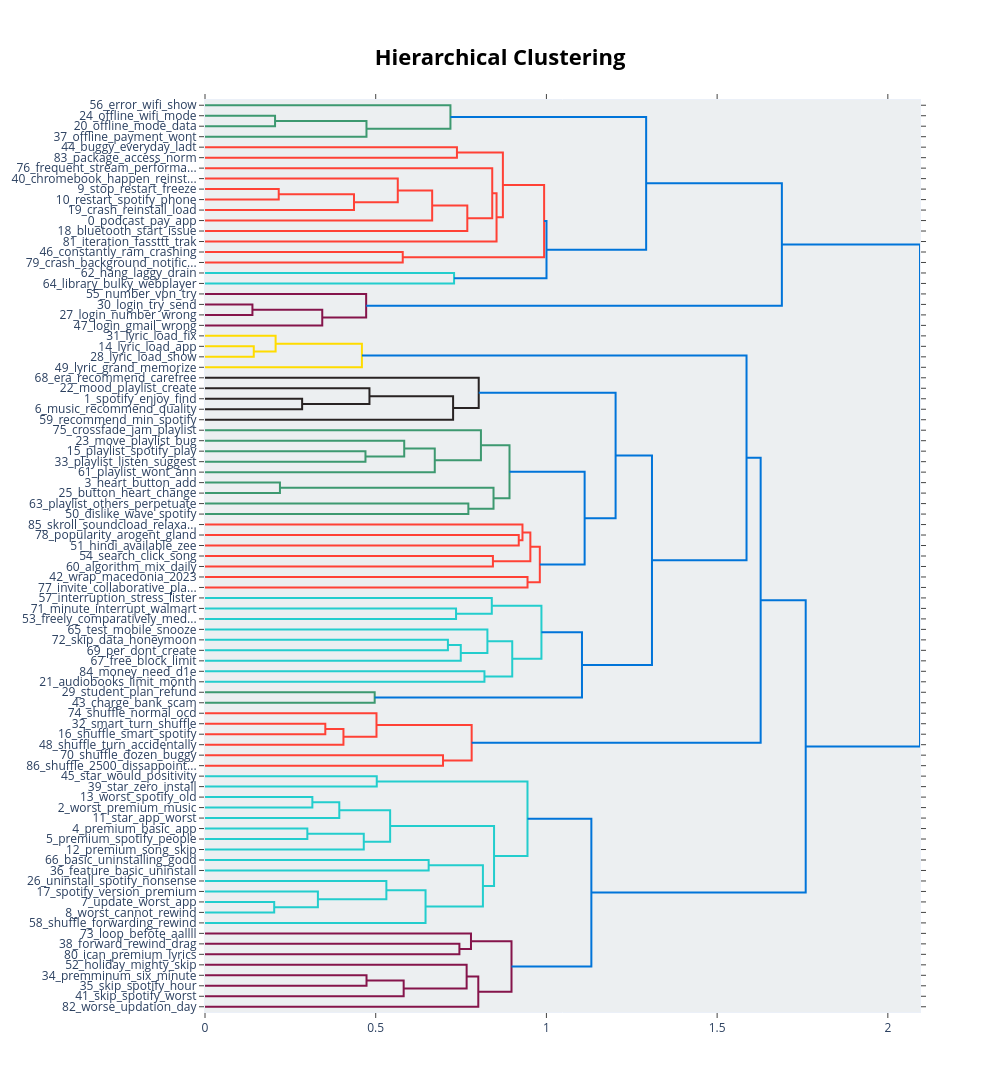

This figure's notebook cell:
### Code cell
# Hierarchical visualization to show the relationship between topics
topic_model.visualize_hierarchy()

### Figure 1 — Plotly figure (JSON) as saved in the notebook; plotly's stock layout.template omitted (floating-point values rounded to 4 significant figures)
{"data": [{"hoverinfo": "text", "marker": {"color": "rgb(61,153,112)"}, "mode": "lines", "type": "scatter", "x": [0, 0.2052, 0.2052, 0], "xaxis": "x", "y": [-15, -15, -25, -25], "yaxis": "y"}, {"hoverinfo": "text", "marker": {"color": "rgb(61,153,112)"}, "mode": "lines", "type": "scatter", "x": [0.2052, 0.473, 0.473, 0], "xaxis": "x", "y": [-20, -20, -35, -35], "yaxis": "y"}, {"hoverinfo": "text", "marker": {"color": "rgb(61,153,112)"}, "mode": "lines", "type": "scatter", "x": [0, 0.7189, 0.7189, 0.473], "xaxis": "x", "y": [-5, -5, -27.5, -27.5], "yaxis": "y"}, {"hoverinfo": "text", "marker": {"color": "rgb(255,65,54)"}, "mode": "lines", "type": "scatter", "x": [0, 0.7379, 0.7379, 0], "xaxis": "x", "y": [-45, -45, -55, -55], "yaxis": "y"}, {"hoverinfo": "text", "marker": {"color": "rgb(255,65,54)"}, "mode": "lines", "type": "scatter", "x": [0, 0.2159, 0.2159, 0], "xaxis": "x", "y": [-85, -85, -95, -95], "yaxis": "y"}, {"hoverinfo": "text", "marker": {"color": "rgb(255,65,54)"}, "mode": "lines", "type": "scatter", "x": [0.2159, 0.4364, 0.4364, 0], "xaxis": "x", "y": [-90, -90, -105, -105], "yaxis": "y"}, {"hoverinfo": "text", "marker": {"color": "rgb(255,65,54)"}, "mode": "lines", "type": "scatter", "x": [0, 0.5646, 0.5646, 0.4364], "xaxis": "x", "y": [-75, -75, -97.5, -97.5], "yaxis": "y"}, {"hoverinfo": "text", "marker": {"color": "rgb(255,65,54)"}, "mode": "lines", "type": "scatter", "x": [0.5646, 0.6654, 0.6654, 0], "xaxis": "x", "y": [-86.25, -86.25, -115, -115], "yaxis": "y"}, {"hoverinfo": "text", "marker": {"color": "rgb(255,65,54)"}, "mode": "lines", "type": "scatter", "x": [0.6654, 0.7683, 0.7683, 0], "xaxis": "x", "y": [-100.6, -100.6, -125, -125], "yaxis": "y"}, {"hoverinfo": "text", "marker": {"color": "rgb(255,65,54)"}, "mode": "lines", "type": "scatter", "x": [0, 0.8413, 0.8413, 0.7683], "xaxis": "x", "y": [-65, -65, -112.8, -112.8], "yaxis": "y"}, {"hoverinfo": "text", "marker": {"color": "rgb(255,65,54)"}, "mode": "lines", "type": "scatter", "x": [0.8413, 0.8539, 0.8539, 0], "xaxis": "x", "y": [-88.91, -88.91, -135, -135], "yaxis": "y"}, {"hoverinfo": "text", "marker": {"color": "rgb(255,65,54)"}, "mode": "lines", "type": "scatter", "x": [0.7379, 0.8725, 0.8725, 0.8539], "xaxis": "x", "y": [-50, -50, -112.0, -112.0], "yaxis": "y"}, {"hoverinfo": "text", "marker": {"color": "rgb(255,65,54)"}, "mode": "lines", "type": "scatter", "x": [0, 0.5792, 0.5792, 0], "xaxis": "x", "y": [-145, -145, -155, -155], "yaxis": "y"}, {"hoverinfo": "text", "marker": {"color": "rgb(255,65,54)"}, "mode": "lines", "type": "scatter", "x": [0.8725, 0.9933, 0.9933, 0.5792], "xaxis": "x", "y": [-80.98, -80.98, -150, -150], "yaxis": "y"}, {"hoverinfo": "text", "marker": {"color": "rgb(35,205,205)"}, "mode": "lines", "type": "scatter", "x": [0, 0.7295, 0.7295, 0], "xaxis": "x", "y": [-165, -165, -175, -175], "yaxis": "y"}, {"hoverinfo": "text", "marker": {"color": "rgb(0,116,217)"}, "mode": "lines", "type": "scatter", "x": [0.9933, 1.0, 1.0, 0.7295], "xaxis": "x", "y": [-115.5, -115.5, -170, -170], "yaxis": "y"}, {"hoverinfo": "text", "marker": {"color": "rgb(0,116,217)"}, "mode": "lines", "type": "scatter", "x": [0.7189, 1.292, 1.292, 1.0], "xaxis": "x", "y": [-16.25, -16.25, -142.7, -142.7], "yaxis": "y"}, {"hoverinfo": "text", "marker": {"color": "rgb(133,20,75)"}, "mode": "lines", "type": "scatter", "x": [0, 0.1389, 0.1389, 0], "xaxis": "x", "y": [-195, -195, -205, -205], "yaxis": "y"}, {"hoverinfo": "text", "marker": {"color": "rgb(133,20,75)"}, "mode": "lines", "type": "scatter", "x": [0.1389, 0.3434, 0.3434, 0], "xaxis": "x", "y": [-200, -200, -215, -215], "yaxis": "y"}, {"hoverinfo": "text", "marker": {"color": "rgb(133,20,75)"}, "mode": "lines", "type": "scatter", "x": [0, 0.472, 0.472, 0.3434], "xaxis": "x", "y": [-185, -185, -207.5, -207.5], "yaxis": "y"}, {"hoverinfo": "text", "marker": {"color": "rgb(0,116,217)"}, "mode": "lines", "type": "scatter", "x": [1.292, 1.69, 1.69, 0.472], "xaxis": "x", "y": [-79.5, -79.5, -196.2, -196.2], "yaxis": "y"}, {"hoverinfo": "text", "marker": {"color": "rgb(255,220,0)"}, "mode": "lines", "type": "scatter", "x": [0, 0.1429, 0.1429, 0], "xaxis": "x", "y": [-235, -235, -245, -245], "yaxis": "y"}, {"hoverinfo": "text", "marker": {"color": "rgb(255,220,0)"}, "mode": "lines", "type": "scatter", "x": [0, 0.2068, 0.2068, 0.1429], "xaxis": "x", "y": [-225, -225, -240, -240], "yaxis": "y"}, {"hoverinfo": "text", "marker": {"color": "rgb(255,220,0)"}, "mode": "lines", "type": "scatter", "x": [0.2068, 0.4596, 0.4596, 0], "xaxis": "x", "y": [-232.5, -232.5, -255, -255], "yaxis": "y"}, {"hoverinfo": "text", "marker": {"color": "rgb(40,35,35)"}, "mode": "lines", "type": "scatter", "x": [0, 0.2845, 0.2845, 0], "xaxis": "x", "y": [-285, -285, -295, -295], "yaxis": "y"}, {"hoverinfo": "text", "marker": {"color": "rgb(40,35,35)"}, "mode": "lines", "type": "scatter", "x": [0, 0.4817, 0.4817, 0.2845], "xaxis": "x", "y": [-275, -275, -290, -290], "yaxis": "y"}, {"hoverinfo": "text", "marker": {"color": "rgb(40,35,35)"}, "mode": "lines", "type": "scatter", "x": [0.4817, 0.7267, 0.7267, 0], "xaxis": "x", "y": [-282.5, -282.5, -305, -305], "yaxis": "y"}, {"hoverinfo": "text", "marker": {"color": "rgb(40,35,35)"}, "mode": "lines", "type": "scatter", "x": [0, 0.8017, 0.8017, 0.7267], "xaxis": "x", "y": [-265, -265, -293.8, -293.8], "yaxis": "y"}, {"hoverinfo": "text", "marker": {"color": "rgb(61,153,112)"}, "mode": "lines", "type": "scatter", "x": [0, 0.47, 0.47, 0], "xaxis": "x", "y": [-335, -335, -345, -345], "yaxis": "y"}, {"hoverinfo": "text", "marker": {"color": "rgb(61,153,112)"}, "mode": "lines", "type": "scatter", "x": [0, 0.5835, 0.5835, 0.47], "xaxis": "x", "y": [-325, -325, -340, -340], "yaxis": "y"}, {"hoverinfo": "text", "marker": {"color": "rgb(61,153,112)"}, "mode": "lines", "type": "scatter", "x": [0.5835, 0.673, 0.673, 0], "xaxis": "x", "y": [-332.5, -332.5, -355, -355], "yaxis": "y"}, {"hoverinfo": "text", "marker": {"color": "rgb(61,153,112)"}, "mode": "lines", "type": "scatter", "x": [0, 0.8082, 0.8082, 0.673], "xaxis": "x", "y": [-315, -315, -343.8, -343.8], "yaxis": "y"}, {"hoverinfo": "text", "marker": {"color": "rgb(61,153,112)"}, "mode": "lines", "type": "scatter", "x": [0, 0.2195, 0.2195, 0], "xaxis": "x", "y": [-365, -365, -375, -375], "yaxis": "y"}, {"hoverinfo": "text", "marker": {"color": "rgb(61,153,112)"}, "mode": "lines", "type": "scatter", "x": [0, 0.7714, 0.7714, 0], "xaxis": "x", "y": [-385, -385, -395, -395], "yaxis": "y"}, {"hoverinfo": "text", "marker": {"color": "rgb(61,153,112)"}, "mode": "lines", "type": "scatter", "x": [0.2195, 0.8451, 0.8451, 0.7714], "xaxis": "x", "y": [-370, -370, -390, -390], "yaxis": "y"}, {"hoverinfo": "text", "marker": {"color": "rgb(61,153,112)"}, "mode": "lines", "type": "scatter", "x": [0.8082, 0.8919, 0.8919, 0.8451], "xaxis": "x", "y": [-329.4, -329.4, -380, -380], "yaxis": "y"}, {"hoverinfo": "text", "marker": {"color": "rgb(255,65,54)"}, "mode": "lines", "type": "scatter", "x": [0, 0.9189, 0.9189, 0], "xaxis": "x", "y": [-415, -415, -425, -425], "yaxis": "y"}, {"hoverinfo": "text", "marker": {"color": "rgb(255,65,54)"}, "mode": "lines", "type": "scatter", "x": [0, 0.9299, 0.9299, 0.9189], "xaxis": "x", "y": [-405, -405, -420, -420], "yaxis": "y"}, {"hoverinfo": "text", "marker": {"color": "rgb(255,65,54)"}, "mode": "lines", "type": "scatter", "x": [0, 0.8433, 0.8433, 0], "xaxis": "x", "y": [-435, -435, -445, -445], "yaxis": "y"}, {"hoverinfo": "text", "marker": {"color": "rgb(255,65,54)"}, "mode": "lines", "type": "scatter", "x": [0.9299, 0.9529, 0.9529, 0.8433], "xaxis": "x", "y": [-412.5, -412.5, -440, -440], "yaxis": "y"}, {"hoverinfo": "text", "marker": {"color": "rgb(255,65,54)"}, "mode": "lines", "type": "scatter", "x": [0, 0.9446, 0.9446, 0], "xaxis": "x", "y": [-455, -455, -465, -465], "yaxis": "y"}, {"hoverinfo": "text", "marker": {"color": "rgb(255,65,54)"}, "mode": "lines", "type": "scatter", "x": [0.9529, 0.9807, 0.9807, 0.9446], "xaxis": "x", "y": [-426.2, -426.2, -460, -460], "yaxis": "y"}, {"hoverinfo": "text", "marker": {"color": "rgb(0,116,217)"}, "mode": "lines", "type": "scatter", "x": [0.8919, 1.112, 1.112, 0.9807], "xaxis": "x", "y": [-354.7, -354.7, -443.1, -443.1], "yaxis": "y"}, {"hoverinfo": "text", "marker": {"color": "rgb(0,116,217)"}, "mode": "lines", "type": "scatter", "x": [0.8017, 1.203, 1.203, 1.112], "xaxis": "x", "y": [-279.4, -279.4, -398.9, -398.9], "yaxis": "y"}, {"hoverinfo": "text", "marker": {"color": "rgb(35,205,205)"}, "mode": "lines", "type": "scatter", "x": [0, 0.7353, 0.7353, 0], "xaxis": "x", "y": [-485, -485, -495, -495], "yaxis": "y"}, {"hoverinfo": "text", "marker": {"color": "rgb(35,205,205)"}, "mode": "lines", "type": "scatter", "x": [0, 0.84, 0.84, 0.7353], "xaxis": "x", "y": [-475, -475, -490, -490], "yaxis": "y"}, {"hoverinfo": "text", "marker": {"color": "rgb(35,205,205)"}, "mode": "lines", "type": "scatter", "x": [0, 0.7115, 0.7115, 0], "xaxis": "x", "y": [-515, -515, -525, -525], "yaxis": "y"}, {"hoverinfo": "text", "marker": {"color": "rgb(35,205,205)"}, "mode": "lines", "type": "scatter", "x": [0.7115, 0.7492, 0.7492, 0], "xaxis": "x", "y": [-520, -520, -535, -535], "yaxis": "y"}, {"hoverinfo": "text", "marker": {"color": "rgb(35,205,205)"}, "mode": "lines", "type": "scatter", "x": [0, 0.8271, 0.8271, 0.7492], "xaxis": "x", "y": [-505, -505, -527.5, -527.5], "yaxis": "y"}, {"hoverinfo": "text", "marker": {"color": "rgb(35,205,205)"}, "mode": "lines", "type": "scatter", "x": [0, 0.8185, 0.8185, 0], "xaxis": "x", "y": [-545, -545, -555, -555], "yaxis": "y"}, {"hoverinfo": "text", "marker": {"color": "rgb(35,205,205)"}, "mode": "lines", "type": "scatter", "x": [0.8271, 0.8999, 0.8999, 0.8185], "xaxis": "x", "y": [-516.2, -516.2, -550, -550], "yaxis": "y"}, {"hoverinfo": "text", "marker": {"color": "rgb(35,205,205)"}, "mode": "lines", "type": "scatter", "x": [0.84, 0.9854, 0.9854, 0.8999], "xaxis": "x", "y": [-482.5, -482.5, -533.1, -533.1], "yaxis": "y"}, {"hoverinfo": "text", "marker": {"color": "rgb(61,153,112)"}, "mode": "lines", "type": "scatter", "x": [0, 0.497, 0.497, 0], "xaxis": "x", "y": [-565, -565, -575, -575], "yaxis": "y"}, {"hoverinfo": "text", "marker": {"color": "rgb(0,116,217)"}, "mode": "lines", "type": "scatter", "x": [0.9854, 1.104, 1.104, 0.497], "xaxis": "x", "y": [-507.8, -507.8, -570, -570], "yaxis": "y"}, {"hoverinfo": "text", "marker": {"color": "rgb(0,116,217)"}, "mode": "lines", "type": "scatter", "x": [1.203, 1.309, 1.309, 1.104], "xaxis": "x", "y": [-339.1, -339.1, -538.9, -538.9], "yaxis": "y"}, {"hoverinfo": "text", "marker": {"color": "rgb(0,116,217)"}, "mode": "lines", "type": "scatter", "x": [0.4596, 1.586, 1.586, 1.309], "xaxis": "x", "y": [-243.8, -243.8, -439.0, -439.0], "yaxis": "y"}, {"hoverinfo": "text", "marker": {"color": "rgb(255,65,54)"}, "mode": "lines", "type": "scatter", "x": [0, 0.3524, 0.3524, 0], "xaxis": "x", "y": [-595, -595, -605, -605], "yaxis": "y"}, {"hoverinfo": "text", "marker": {"color": "rgb(255,65,54)"}, "mode": "lines", "type": "scatter", "x": [0.3524, 0.4055, 0.4055, 0], "xaxis": "x", "y": [-600, -600, -615, -615], "yaxis": "y"}, {"hoverinfo": "text", "marker": {"color": "rgb(255,65,54)"}, "mode": "lines", "type": "scatter", "x": [0, 0.5023, 0.5023, 0.4055], "xaxis": "x", "y": [-585, -585, -607.5, -607.5], "yaxis": "y"}, {"hoverinfo": "text", "marker": {"color": "rgb(255,65,54)"}, "mode": "lines", "type": "scatter", "x": [0, 0.6971, 0.6971, 0], "xaxis": "x", "y": [-625, -625, -635, -635], "yaxis": "y"}, {"hoverinfo": "text", "marker": {"color": "rgb(255,65,54)"}, "mode": "lines", "type": "scatter", "x": [0.5023, 0.7811, 0.7811, 0.6971], "xaxis": "x", "y": [-596.2, -596.2, -630, -630], "yaxis": "y"}, {"hoverinfo": "text", "marker": {"color": "rgb(0,116,217)"}, "mode": "lines", "type": "scatter", "x": [1.586, 1.627, 1.627, 0.7811], "xaxis": "x", "y": [-341.4, -341.4, -613.1, -613.1], "yaxis": "y"}, {"hoverinfo": "text", "marker": {"color": "rgb(35,205,205)"}, "mode": "lines", "type": "scatter", "x": [0, 0.5031, 0.5031, 0], "xaxis": "x", "y": [-645, -645, -655, -655], "yaxis": "y"}, {"hoverinfo": "text", "marker": {"color": "rgb(35,205,205)"}, "mode": "lines", "type": "scatter", "x": [0, 0.3144, 0.3144, 0], "xaxis": "x", "y": [-665, -665, -675, -675], "yaxis": "y"}, {"hoverinfo": "text", "marker": {"color": "rgb(35,205,205)"}, "mode": "lines", "type": "scatter", "x": [0.3144, 0.3933, 0.3933, 0], "xaxis": "x", "y": [-670, -670, -685, -685], "yaxis": "y"}, {"hoverinfo": "text", "marker": {"color": "rgb(35,205,205)"}, "mode": "lines", "type": "scatter", "x": [0, 0.2998, 0.2998, 0], "xaxis": "x", "y": [-695, -695, -705, -705], "yaxis": "y"}, {"hoverinfo": "text", "marker": {"color": "rgb(35,205,205)"}, "mode": "lines", "type": "scatter", "x": [0.2998, 0.4651, 0.4651, 0], "xaxis": "x", "y": [-700, -700, -715, -715], "yaxis": "y"}, {"hoverinfo": "text", "marker": {"color": "rgb(35,205,205)"}, "mode": "lines", "type": "scatter", "x": [0.3933, 0.5422, 0.5422, 0.4651], "xaxis": "x", "y": [-677.5, -677.5, -707.5, -707.5], "yaxis": "y"}, {"hoverinfo": "text", "marker": {"color": "rgb(35,205,205)"}, "mode": "lines", "type": "scatter", "x": [0, 0.6551, 0.6551, 0], "xaxis": "x", "y": [-725, -725, -735, -735], "yaxis": "y"}, {"hoverinfo": "text", "marker": {"color": "rgb(35,205,205)"}, "mode": "lines", "type": "scatter", "x": [0, 0.2027, 0.2027, 0], "xaxis": "x", "y": [-765, -765, -775, -775], "yaxis": "y"}, {"hoverinfo": "text", "marker": {"color": "rgb(35,205,205)"}, "mode": "lines", "type": "scatter", "x": [0, 0.3307, 0.3307, 0.2027], "xaxis": "x", "y": [-755, -755, -770, -770], "yaxis": "y"}, {"hoverinfo": "text", "marker": {"color": "rgb(35,205,205)"}, "mode": "lines", "type": "scatter", "x": [0, 0.5312, 0.5312, 0.3307], "xaxis": "x", "y": [-745, -745, -762.5, -762.5], "yaxis": "y"}, {"hoverinfo": "text", "marker": {"color": "rgb(35,205,205)"}, "mode": "lines", "type": "scatter", "x": [0.5312, 0.646, 0.646, 0], "xaxis": "x", "y": [-753.8, -753.8, -785, -785], "yaxis": "y"}, {"hoverinfo": "text", "marker": {"color": "rgb(35,205,205)"}, "mode": "lines", "type": "scatter", "x": [0.6551, 0.814, 0.814, 0.646], "xaxis": "x", "y": [-730, -730, -769.4, -769.4], "yaxis": "y"}, {"hoverinfo": "text", "marker": {"color": "rgb(35,205,205)"}, "mode": "lines", "type": "scatter", "x": [0.5422, 0.8466, 0.8466, 0.814], "xaxis": "x", "y": [-692.5, -692.5, -749.7, -749.7], "yaxis": "y"}, {"hoverinfo": "text", "marker": {"color": "rgb(35,205,205)"}, "mode": "lines", "type": "scatter", "x": [0.5031, 0.9446, 0.9446, 0.8466], "xaxis": "x", "y": [-650, -650, -721.1, -721.1], "yaxis": "y"}, {"hoverinfo": "text", "marker": {"color": "rgb(133,20,75)"}, "mode": "lines", "type": "scatter", "x": [0, 0.7451, 0.7451, 0], "xaxis": "x", "y": [-805, -805, -815, -815], "yaxis": "y"}, {"hoverinfo": "text", "marker": {"color": "rgb(133,20,75)"}, "mode": "lines", "type": "scatter", "x": [0, 0.779, 0.779, 0.7451], "xaxis": "x", "y": [-795, -795, -810, -810], "yaxis": "y"}, {"hoverinfo": "text", "marker": {"color": "rgb(133,20,75)"}, "mode": "lines", "type": "scatter", "x": [0, 0.4731, 0.4731, 0], "xaxis": "x", "y": [-835, -835, -845, -845], "yaxis": "y"}, {"hoverinfo": "text", "marker": {"color": "rgb(133,20,75)"}, "mode": "lines", "type": "scatter", "x": [0.4731, 0.5819, 0.5819, 0], "xaxis": "x", "y": [-840, -840, -855, -855], "yaxis": "y"}, {"hoverinfo": "text", "marker": {"color": "rgb(133,20,75)"}, "mode": "lines", "type": "scatter", "x": [0, 0.7663, 0.7663, 0.5819], "xaxis": "x", "y": [-825, -825, -847.5, -847.5], "yaxis": "y"}, {"hoverinfo": "text", "marker": {"color": "rgb(133,20,75)"}, "mode": "lines", "type": "scatter", "x": [0.7663, 0.8004, 0.8004, 0], "xaxis": "x", "y": [-836.2, -836.2, -865, -865], "yaxis": "y"}, {"hoverinfo": "text", "marker": {"color": "rgb(133,20,75)"}, "mode": "lines", "type": "scatter", "x": [0.779, 0.8978, 0.8978, 0.8004], "xaxis": "x", "y": [-802.5, -802.5, -850.6, -850.6], "yaxis": "y"}, {"hoverinfo": "text", "marker": {"color": "rgb(0,116,217)"}, "mode": "lines", "type": "scatter", "x": [0.9446, 1.132, 1.132, 0.8978], "xaxis": "x", "y": [-685.5, -685.5, -826.6, -826.6], "yaxis": "y"}, {"hoverinfo": "text", "marker": {"color": "rgb(0,116,217)"}, "mode": "lines", "type": "scatter", "x": [1.627, 1.759, 1.759, 1.132], "xaxis": "x", "y": [-477.3, -477.3, -756.1, -756.1], "yaxis": "y"}, {"hoverinfo": "text", "marker": {"color": "rgb(0,116,217)"}, "mode": "lines", "type": "scatter", "x": [1.69, 2.094, 2.094, 1.759], "xaxis": "x", "y": [-137.9, -137.9, -616.7, -616.7], "yaxis": "y"}], "layout": {"autosize": false, "height": 1505, "hoverlabel": {"bgcolor": "white", "font": {"family": "Rockwell", "size": 16}}, "hovermode": "closest", "plot_bgcolor": "#ECEFF1", "showlegend": false, "title": {"font": {"color": "Black", "size": 22}, "text": "<b>Hierarchical Clustering</b>", "x": 0.5, "xanchor": "center", "yanchor": "top"}, "width": 1000, "xaxis": {"mirror": "allticks", "rangemode": "tozero", "showgrid": false, "showline": true, "showticklabels": true, "ticks": "outside", "type": "linear", "zeroline": false}, "yaxis": {"mirror": "allticks", "range": [-870, 0], "rangemode": "tozero", "showgrid": false, "showline": true, "showticklabels": true, "tickmode": "array", "ticks": "outside", "ticktext": ["56_error_wifi_show", "24_offline_wifi_mode", "20_offline_mode_data", "37_offline_payment_wont", "44_buggy_everyday_ladt", "83_package_access_norm", "76_frequent_stream_performa...", "40_chromebook_happen_reinst...", "9_stop_restart_freeze", "10_restart_spotify_phone", "19_crash_reinstall_load", "0_podcast_pay_app", "18_bluetooth_start_issue", "81_iteration_fassttt_trak", "46_constantly_ram_crashing", "79_crash_background_notific...", "62_hang_laggy_drain", "64_library_bulky_webplayer", "55_number_vpn_try", "30_login_try_send", "27_login_number_wrong", "47_login_gmail_wrong", "31_lyric_load_fix", "14_lyric_load_app", "28_lyric_load_show", "49_lyric_grand_memorize", "68_era_recommend_carefree", "22_mood_playlist_create", "1_spotify_enjoy_find", "6_music_recommend_quality", "59_recommend_min_spotify", "75_crossfade_jam_playlist", "23_move_playlist_bug", "15_playlist_spotify_play", "33_playlist_listen_suggest", "61_playlist_wont_ann", "3_heart_button_add", "25_button_heart_change", "63_playlist_others_perpetuate", "50_dislike_wave_spotify", "85_skroll_soundcload_relaxa...", "78_popularity_arogent_gland", "51_hindi_available_zee", "54_search_click_song", "60_algorithm_mix_daily", "42_wrap_macedonia_2023", "77_invite_collaborative_pla...", "57_interruption_stress_lister", "71_minute_interrupt_walmart", "53_freely_comparatively_med...", "65_test_mobile_snooze", "72_skip_data_honeymoon", "69_per_dont_create", "67_free_block_limit", "84_money_need_d1e", "21_audiobooks_limit_month", "29_student_plan_refund", "43_charge_bank_scam", "74_shuffle_normal_ocd", "32_smart_turn_shuffle", "16_shuffle_smart_spotify", "48_shuffle_turn_accidentally", "70_shuffle_dozen_buggy", "86_shuffle_2500_dissappoint...", "45_star_would_positivity", "39_star_zero_install", "13_worst_spotify_old", "2_worst_premium_music", "11_star_app_worst", "4_premium_basic_app", "5_premium_spotify_people", "12_premium_song_skip", "66_basic_uninstalling_godd", "36_feature_basic_uninstall", "26_uninstall_spotify_nonsense", "17_spotify_version_premium", "7_update_worst_app", "8_worst_cannot_rewind", "58_shuffle_forwarding_rewind", "73_loop_befote_aallll", "38_forward_rewind_drag", "80_ican_premium_lyrics", "52_holiday_mighty_skip", "34_premminum_six_minute", "35_skip_spotify_hour", "41_skip_spotify_worst", "82_worse_updation_day"], "tickvals": [-5, -15, -25, -35, -45, -55, -65, -75, -85, -95, -105, -115, -125, -135, -145, -155, -165, -175, -185, -195, -205, -215, -225, -235, -245, -255, -265, -275, -285, -295, -305, -315, -325, -335, -345, -355, -365, -375, -385, -395, -405, -415, -425, -435, -445, -455, -465, -475, -485, -495, -505, -515, -525, -535, -545, -555, -565, -575, -585, -595, -605, -615, -625, -635, -645, -655, -665, -675, -685, -695, -705, -715, -725, -735, -745, -755, -765, -775, -785, -795, -805, -815, -825, -835, -845, -855, -865], "type": "linear", "zeroline": false}}}
